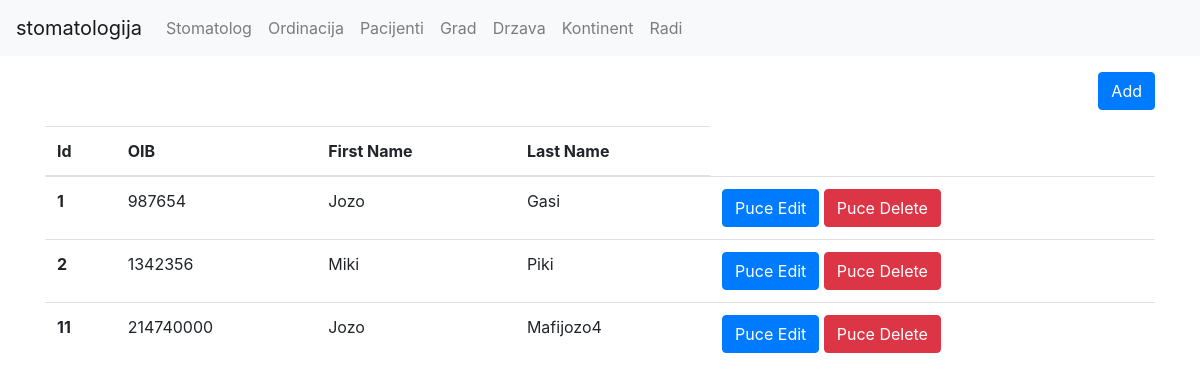
/stomatolog/index.php (signed in), run on an earlier commit of the app's database.
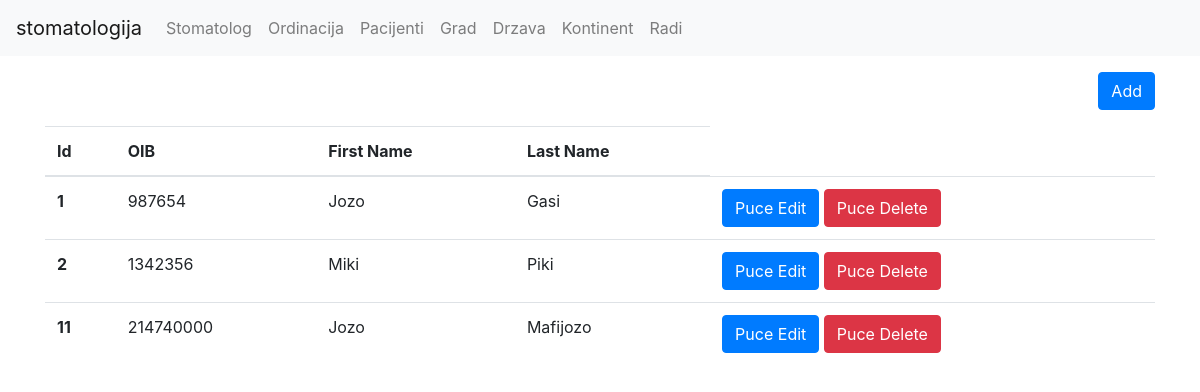
And on a later commit of the database.
### tables this page shows
CREATE TABLE `stomatolog` (
  `id` int(11) NOT NULL,
  `oib` int(11) NOT NULL,
  `first_name` varchar(255) NOT NULL,
  `last_name` varchar(255) NOT NULL
);

### stomatolog/index.php (the view, shortened to what this page needs)
<?php
require('../util/db.php');
require('../frontend/header.php');
require('../frontend/footer.php');
$stmt = $db->query('SELECT * FROM stomatolog');
$rows = $stmt->fetchAll();
echo $header;
?>
<div class="container">
	<a href="/stomatologija/stomatolog/form.php" class="btn btn-primary mt-3 mb-3 float-right">Add</a>
	<table class="table">
	  <thead>
		<tr>
		  <th scope="col">Id</th>
		  <th scope="col">OIB</th>
		  <th scope="col">First Name</th>
		  <th scope="col">Last Name</th>
		</tr>
	  </thead>
	  <tbody>
		<?php foreach($rows as $row) { ?>
		<tr>
		  <th scope="row"><?php echo $row['id']; ?></th>
		  <td><?php echo $row['oib']; ?></td>
		  <td><?php echo $row['first_name']; ?></td>
		  <td><?php echo $row['last_name']; ?></td>
		  <td>
		  <a class="btn btn-primary" href="/stomatologija/stomatolog/form.php?id=<?php echo $row['id']; ?>">Puce Edit</a>
		  <a class="btn btn-danger" href="/stomatologija/stomatolog/delete.php?id=<?php echo $row['id']; ?>">Puce Delete</a>
		  </td>
		</tr>
		<?php } ?>
	  </tbody>
	</table>
</div>
<?php
echo $footer;
?>

What changed in the data, as far as the page shows it:
changed stomatolog id 11: last_name "Mafijozo4" → "Mafijozo"
